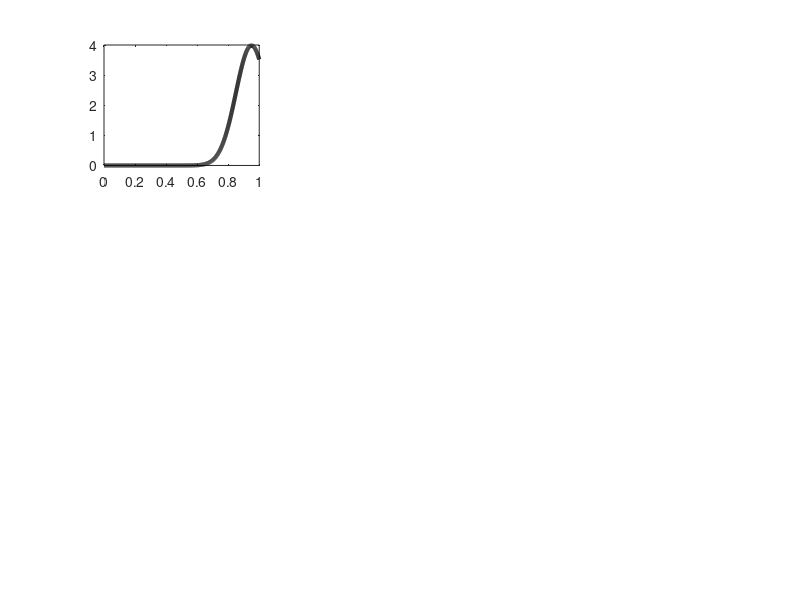

Recreate this plot in MATLAB. (Note: this script raises an error after producing the figure.)
%% True model parameters
clear
clc

rho = 0.95;
gam = 0.3;
sig = 0.5;
trendInd = 0;

rho2=0.1;
gam2=0.01;

%% Prior parameters (modify to match existing results)

rhoParams_unb = [0.95; 0.1^2];% mean and variance of Normal prior for rho
rhoParams_dwb= [0.4,0.1^2];
rhoParams_uwb= [0.95,0.1^2];

%gamMoments = [0.01; 0.01]; % mode and standard deviation of Beta prior for gamma
%gamFun = @(x) [(x(1)-1)/(sum(x)-2); sqrt(prod(x)/((sum(x)^2)*(sum(x)+1)))]; % moments as function of Beta distribution parameters
%gamParams = fminunc(@(x) 1000*sum((gamFun(x)-gamMoments).^2),[2;2]); % solve for Beta distribution parameters associated with moments
gamParams_unb = [9.052;19.788];
gamParams_dwb = [2.34, 26.5];
gamParams_uwb= [9.052, 19.788];


sig2Params = [1.25; 0.5625]; % Inverse Gamma distribution prior parameters for conditional variance, do not change

invGamPdf = @(x,a,b) ((b^a)/gamma(a))*(x.^(-a-1)).*exp(-b./x).*(x>0);

% Distributions
rhoPrior_unb = @(x) normpdf(x,rhoParams_unb(1),sqrt(rhoParams_unb(2)));
gamPrior_unb = @(x) betapdf(x,gamParams_unb(1),gamParams_unb(2));

rhoPrior_dwb = @(x) normpdf(x,rhoParams_dwb(1),sqrt(rhoParams_dwb(2)));
gamPrior_dwb = @(x) betapdf(x,gamParams_dwb(1),gamParams_dwb(2));

rhoPrior_uwb = @(x) normpdf(x,rhoParams_uwb(1),sqrt(rhoParams_uwb(2)));
gamPrior_uwb = @(x) betapdf(x,gamParams_uwb(1),gamParams_uwb(2));

sigPrior = @(x) invGamPdf(x,sig2Params(1),sig2Params(2));

priorPlot1 = linspace(0,1,1000)';
priorPlot2 = linspace(0,2,1000)';
figure
subplot(3,3,1)
plot(priorPlot1,rhoPrior_unb(priorPlot1),'k-','LineWidth',3)
xline(rho,'Color','#808080','LineWidth',3);
xt = xticks;
title('\rho')
set(gca,'FontSize',20)
axis tight

subplot(3,3,2)
plot(priorPlot1,gamPrior_unb(priorPlot1),'k-','LineWidth',3)
xline(gam,'Color','#808080','LineWidth',3);
title('\gamma')
set(gca,'FontSize',20)
axis tight

subplot(3,3,3)
plot(priorPlot2,sigPrior(priorPlot2),'k-','LineWidth',3)
xline(sig^2,'Color','#808080','LineWidth',3);
title('\sigma^2')
set(gca,'FontSize',20)
axis tight


subplot(3,3,4)
plot(priorPlot1,rhoPrior_dwb(priorPlot1),'k-','LineWidth',3)
xline(rho,'Color','#808080','LineWidth',3);
xt = xticks;
title('\rho')
set(gca,'FontSize',20)
axis tight

subplot(3,3,5)
plot(priorPlot1,gamPrior_dwb(priorPlot1),'k-','LineWidth',3)
xline(gam,'Color','#808080','LineWidth',3);
title('\gamma')
set(gca,'FontSize',20)
axis tight

subplot(3,3,6)
plot(priorPlot2,sigPrior(priorPlot2),'k-','LineWidth',3)
xline(sig^2,'Color','#808080','LineWidth',3);
title('\sigma^2')
set(gca,'FontSize',20)
axis tight

subplot(3,3,7)
plot(priorPlot1,rhoPrior_uwb(priorPlot1),'k-','LineWidth',3)
xline(rho2,'Color','#808080','LineWidth',3);
xt = xticks;
title('\rho')
set(gca,'FontSize',20)
axis tight

subplot(3,3,8)
plot(priorPlot1,gamPrior_uwb(priorPlot1),'k-','LineWidth',3)
xline(gam2,'Color','#808080','LineWidth',3);
title('\gamma')
set(gca,'FontSize',20)
axis tight

subplot(3,3,9)
plot(priorPlot2,sigPrior(priorPlot2),'k-','LineWidth',3)
xline(sig^2,'Color','#808080','LineWidth',3);
title('\sigma^2')
set(gca,'FontSize',20)
axis tight
